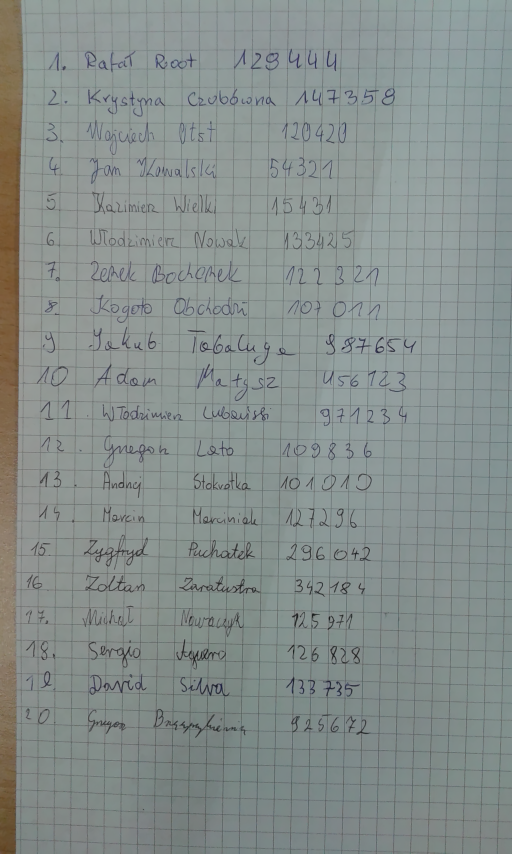
#> input picture data/denoised/17.png, 1536 x 2560 px, found by its file name (shown at 1/3 size)
$ python Test.py   (older library calls are emulated)
#> lines starting #> are read from the running program, lines starting #| are printed output that depends on the picture; after the words box and inside, x2 and y2 are one past the last pixel; in counts of white or black regions, pixels touching at a corner belong together
#> further down, img is the input picture: shape (2560, 1536, 3); mean B, G, R 140.6, 142.8, 134
### PySolution/Preprocessor.py
from PIL import Image
import cv2 as cv
import numpy as np
from skimage.morphology import erosion, dilation, opening, closing, square, disk, star


class Preprocessor:

    @staticmethod
    def denoise(img, strength=3, output=None, templateWindowSize=7, searchWindowSize=21):
#> called with strength = 3, templateWindowSize = 7, searchWindowSize = 21
        return cv.fastNlMeansDenoising(img, output, strength, templateWindowSize, searchWindowSize)

    # [9 lines left out: functions dilate, erode, not called in this run]

    @staticmethod
    def to_binary(img, block_size=11, constant=2, cast_color=True, otsu=False):
#> called with block_size = 51, constant = 11, cast_color = True, otsu = False
        if cast_color:
            gray = cv.cvtColor(img, cv.COLOR_BGR2GRAY)
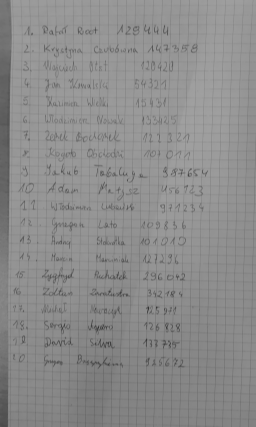
#> gray: shape (2560, 1536) (shown at 1/6 size); min 23, max 168, mean 139.9
        else:
            gray = img
        gray = cv.GaussianBlur(gray, (3, 3), 7)
        if otsu:
            ret3, binary = cv.threshold(gray, 0, 255, cv.THRESH_BINARY + cv.THRESH_OTSU)
        else:
            binary = cv.adaptiveThreshold(gray, 255, cv.ADAPTIVE_THRESH_GAUSSIAN_C, cv.THRESH_BINARY, block_size, constant)
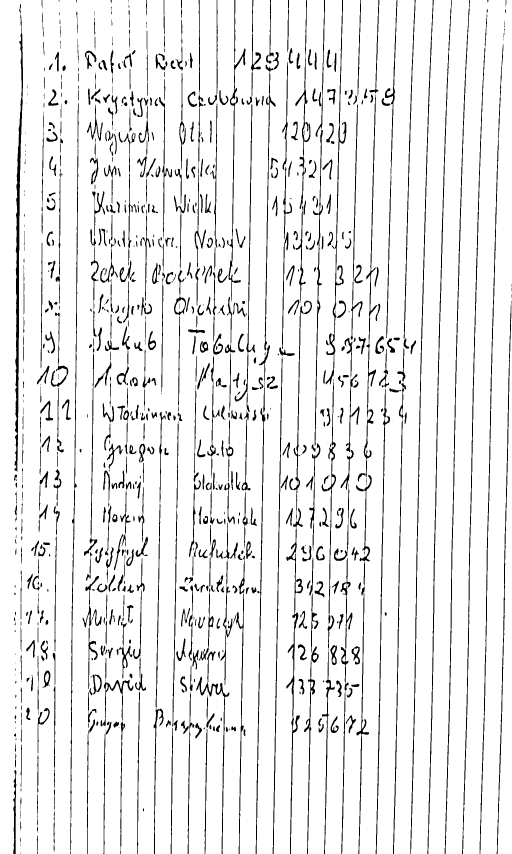
#> binary: shape (2560, 1536) (shown at 1/3 size); 91.8% white; 953 black regions (161 under 20 px), largest, box (x1, y1, x2, y2) and area: (44, 98, 69, 1415) 9496, (1231, 0, 1301, 2560) 7182, (1282, 0, 1355, 2560) 7152

        return binary

    # [199 lines left out: functions color_based_to_binary, set_300_dpi, remove_lines, process, _test_1, _test_2 and 1 more, not called in this run]

### PySolution/Test.py
import cv2 as cv
import numpy as np

from skimage.morphology import erosion, dilation, opening, closing, square, disk, star

from Preprocessor import Preprocessor

if __name__ == '__main__':
    # img = cv.imread('../data/17.png')
    # img = Preprocessor.denoise(img)
    # img = cv.GaussianBlur(img, (1, 11), 5, )
    # # img = cv.GaussianBlur(img, (11, 1), 0, 5)
    # # cv.imwrite('../out/out.png', img)
    # # img = cv.bitwise_not(img)
    # img = Preprocessor.to_binary(img, 51, 11, otsu=False)
    # # cv.imwrite('../out/out.png', img)
    # img = cv.bitwise_not(img)
    #
    # # img = cv.GaussianBlur(img, (1, 51), 10, 0)
    # # cv.imwrite('../out/out5.png', img)
    #
    # # horizontal = np.copy(img)
    # # vertical = np.copy(img)
    # #
    # # rows = vertical.shape[0]
    # # vertical_size = rows // 30
    # # vertical_structure = cv.getStructuringElement(cv.MORPH_RECT, (1, vertical_size))
    # # vertical = cv.erode(vertical, vertical_structure)
    # # vertical = cv.dilate(vertical, vertical_structure)
    # # # cv.imwrite('../out/out6.png', vertical)
    # #
    # # cols = horizontal.shape[1]
    # # horizontal_size = cols //50
    # # horizontal_structure = cv.getStructuringElement(cv.MORPH_RECT, (horizontal_size, 1))
    # # horizontal = cv.erode(horizontal, horizontal_structure)
    # # horizontal = cv.dilate(horizontal, horizontal_structure)
    # # # cv.imwrite('../out/out7.png', horizontal)
    # #
    # #
    # # vertical_mask = vertical > 0
    # # horizontal_mask = horizontal > 0
    # # image = img.copy()
    # # image[vertical_mask] = 0
    # # image[horizontal_mask] = 0
    # # # cv.imwrite('../out/out8.png', image)
    # #
    # # kernel = cv.getStructuringElement(cv.MORPH_RECT, (3, 1))
    # # image = cv.erode(image, kernel)
    # # # cv.imwrite('../out/out9.png', image)
    # #
    # # # image = cv.dilate(image, kernel)
    # # # image = image[48:2265, 40:1225]
    # # # # cv.imwrite('../out/out10.png', image)
    # # #
    # # # mask1D = np.zeros([5, 5])
    # # # mask1D[2, :] = 1
    # # # image = closing(image, mask1D)
    # # # # cv.imwrite('../out/out11.png', image)
    # # #
    # # # mask1D = np.zeros([5, 5])
    # # # mask1D[:, 2] = 1
    # # # image = closing(image, mask1D)
    # # # cv.imwrite('../out/out12.png', image)
    # #
    # # image = image[48:2265, 40:1265]
    # # mask1D = np.zeros([7, 7])
    # # mask1D[3, :] = 1
    # # image = closing(image, mask1D)
    # # mask1D = np.zeros([7, 7])
    # # mask1D[:, 3] = 1
    # # image = closing(image, mask1D)
    # # # cv.imwrite('../out/out13.png', image)
    # #
    # # kernel = cv.getStructuringElement(cv.MORPH_RECT, (2, 1))
    # # image = cv.erode(image, kernel)
    # # # cv.imwrite('../out/out15.png', image)
    # #
    # # kernel = cv.getStructuringElement(cv.MORPH_ELLIPSE, (3, 3))
    # # image = cv.dilate(image, kernel)
    # # # cv.imwrite('../out/out16.png', image)
    # #
    # # image = cv.blur(image, (4, 4))
    # # mask1D = np.zeros([7, 7])
    # # mask1D[:, 3] = 1
    # # image = closing(image, mask1D)
    # # # cv.imwrite('../out/out17.png', image)
    # #
    # # mask1D = np.zeros([7, 7])
    # # mask1D[3, :] = 1
    # # image = closing(image, mask1D)
    # # # cv.imwrite('../out/out18.png', image)

# ---------------------------------------------------------------------------------------------------
#     img = cv.imread('../data/17.png')
#     img = Preprocessor.denoise(img)
#     img = cv.GaussianBlur(img, (1, 11), 5, )
#     # img = cv.GaussianBlur(img, (11, 1), 0, 5)
#     # cv.imwrite('../out/out.png', img)
#     # img = cv.bitwise_not(img)
#     img = Preprocessor.to_binary(img, 51, 11, otsu=False)
#     # cv.imwrite('../out/out.png', img)
#     img = cv.bitwise_not(img)
#
#     horizontal = np.copy(img)
#     vertical = np.copy(img)
#
#     rows = vertical.shape[0]
#     vertical_size = rows // 50
#     vertical_structure = cv.getStructuringElement(cv.MORPH_RECT, (1, vertical_size))
#     vertical = cv.erode(vertical, vertical_structure)
#     vertical = cv.dilate(vertical, vertical_structure)
#
#     cols = horizontal.shape[1]
#     horizontal_size = cols //50
#     horizontal_structure = cv.getStructuringElement(cv.MORPH_RECT, (horizontal_size, 1))
#     horizontal = cv.erode(horizontal, horizontal_structure)
#     horizontal = cv.dilate(horizontal, horizontal_structure)
#
#
#     vertical_mask = vertical > 0
#     horizontal_mask = horizontal > 0
#     image = img.copy()
#
#     # cv.imwrite('../out/out19.png', vertical)
#     kernel = cv.getStructuringElement(cv.MORPH_RECT, (4, 4))
#     # vertical = cv.erode(vertical, kernel)
#     vertical = cv.dilate(vertical, kernel)
#     # cv.imwrite('../out/out20.png', vertical)
#
#     image[vertical_mask] = 0
#     image[horizontal_mask] = 0
#     # cv.imwrite('../out/out21.png', image)
#     kernel = cv.getStructuringElement(cv.MORPH_RECT, (3, 1))
#     image = cv.erode(image, kernel)
#     # cv.imwrite('../out/out22.png', image)
#
#     mask1D = np.zeros([5, 5])
#     mask1D[2, :] = 1
#     image = closing(image, mask1D)
#     # cv.imwrite('../out/out23.png', image)
#
#     mask1D = np.zeros([7, 7])
#     mask1D[:, 3] = 1
#     image = closing(image, mask1D)
#     # cv.imwrite('../out/out24.png', image)
#
#     # mask1D = np.array([
#     #     [1, 1, 0, 0, 0, 1, 1],
#     #     [1, 1, 0, 0, 0, 1, 1],
#     #     [1, 1, 0, 0, 0, 1, 1],
#     # ])
#     # # mask1D = np.array([[1, 1], [1, 1]])
#     # mask1D = np.array([[1,1]])
#     # # mask1D[:, 3] = 1
#     # image = erosion(image, mask1D)
#     # # cv.imwrite('../out/out25.png', image)
#     #
#     # mask = np.zeros((7, 7))
#     # mask[:, 3] = 1
#     # mask[3, :] = 1
#     # image = dilation(image, mask)
#     # # cv.imwrite('../out/out26.png', image)
#     #
#     # mask = np.zeros((9, 9))
#     # mask[:, 4] = 1
#     # mask[4, :] = 1
#     # image = closing(image, mask)
#     # # cv.imwrite('../out/out28.png', image)
#     #
#     #

# ------------------------------------------------------------------------------------------------------------
    img = cv.imread('../data/17.png')
    img = Preprocessor.denoise(img)
    img = cv.GaussianBlur(img, (1, 11), 5, )
    img = Preprocessor.to_binary(img, 51, 11, otsu=False)
    img = cv.bitwise_not(img)
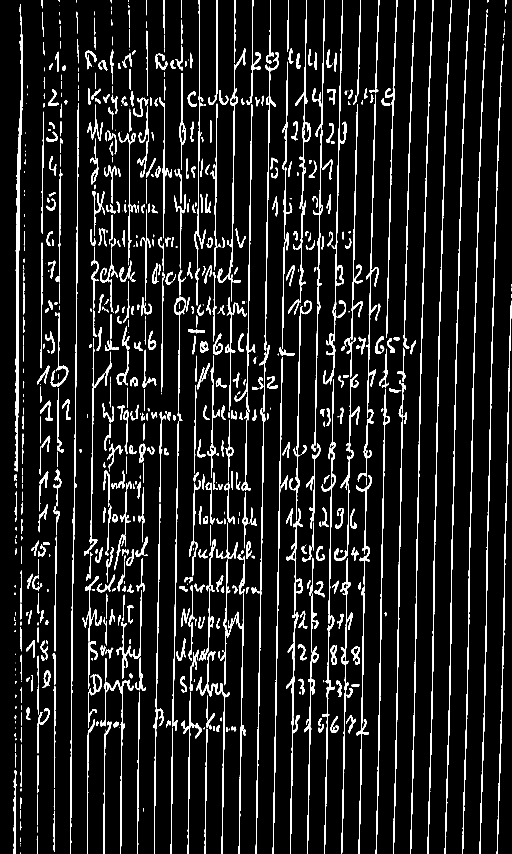
#> img: shape (2560, 1536) (shown at 1/3 size); 8.2% white; 953 white regions (161 under 20 px), largest, box (x1, y1, x2, y2) and area: (44, 98, 69, 1415) 9496, (1231, 0, 1301, 2560) 7182, (1282, 0, 1355, 2560) 7152

    horizontal = np.copy(img)
    vertical = np.copy(img)

    rows = vertical.shape[0]
    vertical_size = rows // 40
    vertical_structure = cv.getStructuringElement(cv.MORPH_RECT, (1, vertical_size))
    vertical = cv.erode(vertical, vertical_structure)
#> vertical: shape (2560, 1536); 1.8% white in thin lines or dots
    vertical = cv.dilate(vertical, vertical_structure)
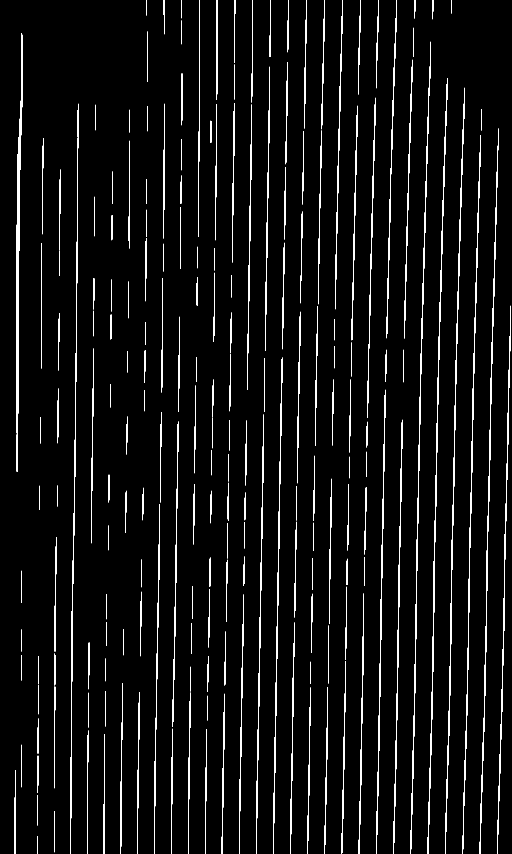
#> vertical: shape (2560, 1536) (shown at 1/3 size); 3.7% white; 193 white regions, largest, box (x1, y1, x2, y2) and area: (49, 99, 69, 1416) 7996, (1283, 234, 1342, 2560) 6431, (1231, 263, 1287, 2560) 6329

    cols = horizontal.shape[1]
    horizontal_size = cols // 50
    horizontal_structure = cv.getStructuringElement(cv.MORPH_RECT, (horizontal_size, 1))
    horizontal = cv.erode(horizontal, horizontal_structure)
#> horizontal: shape (2560, 1536); 0% white; 9 white regions (6 under 20 px), largest, box (x1, y1, x2, y2) and area: (579, 991, 601, 996) 99, (856, 1061, 870, 1065) 41, (1085, 2197, 1093, 2200) 23
    horizontal = cv.dilate(horizontal, horizontal_structure)
#> horizontal: shape (2560, 1536); 0.02% white; 9 white regions, largest, box (x1, y1, x2, y2) and area: (565, 991, 616, 996) 244, (842, 1061, 885, 1065) 157, (1071, 2197, 1108, 2200) 110


    image = img.copy()

    kernel = cv.getStructuringElement(cv.MORPH_RECT, (5, 5))
    horizontal = cv.dilate(horizontal, kernel)
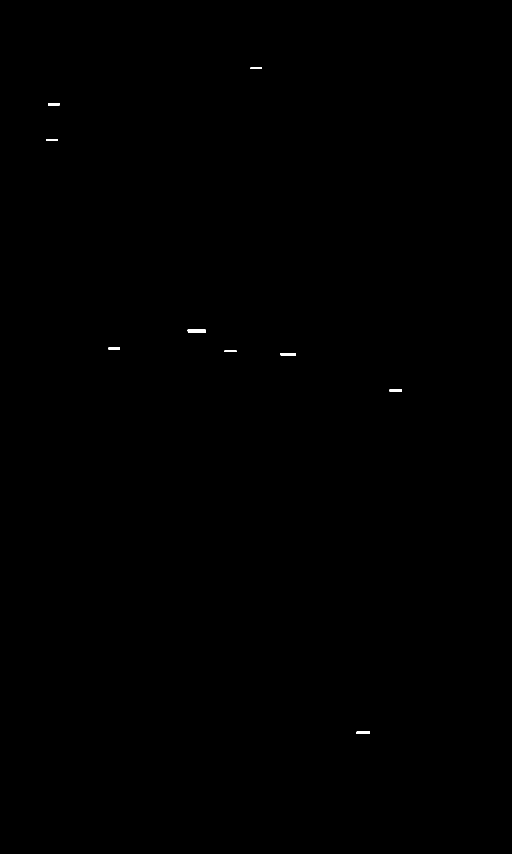
#> horizontal: shape (2560, 1536) (shown at 1/3 size); 0.06% white; 9 white regions, largest, box (x1, y1, x2, y2) and area: (563, 989, 618, 998) 484, (840, 1059, 887, 1067) 361, (1069, 2195, 1110, 2202) 286
    vertical = cv.dilate(vertical, kernel)
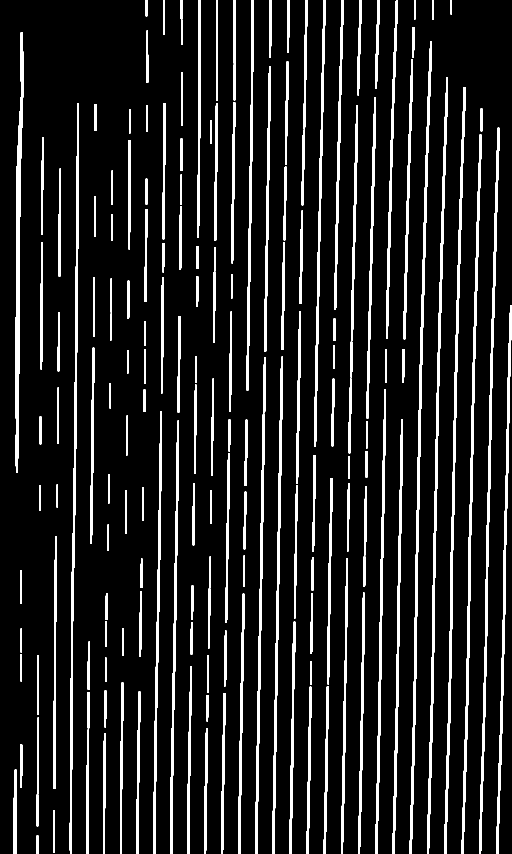
#> vertical: shape (2560, 1536) (shown at 1/3 size); 10.2% white; 175 white regions, largest, box (x1, y1, x2, y2) and area: (1229, 123, 1295, 2560) 16677, (1281, 232, 1344, 2560) 15975, (1333, 261, 1396, 2560) 15675
    vertical_mask = vertical > 0
    horizontal_mask = horizontal > 0

    image[vertical_mask] = 0
    image[horizontal_mask] = 0
#> image: shape (2560, 1536); 3.7% white; 1160 white regions (281 under 20 px), largest, box (x1, y1, x2, y2) and area: (248, 1728, 305, 1925) 1467, (152, 1097, 205, 1161) 778, (985, 1327, 1008, 1461) 758
    kernel = cv.getStructuringElement(cv.MORPH_RECT, (3, 1))
    image = cv.erode(image, kernel)
#> image: shape (2560, 1536); 2% white; 1122 white regions (435 under 20 px), largest, box (x1, y1, x2, y2) and area: (627, 2049, 670, 2089) 437, (640, 1001, 668, 1064) 433, (122, 1203, 158, 1262) 411
    # cv.imwrite('../out/out30.png', image)

    mask1D = np.zeros([5, 5])
    mask1D[2, :] = 1
    image = closing(image, mask1D)
#> image: shape (2560, 1536); 2.1% white; 1055 white regions (396 under 20 px), largest, box (x1, y1, x2, y2) and area: (627, 2049, 670, 2089) 453, (322, 1332, 366, 1403) 438, (640, 1001, 668, 1064) 433

    mask1D = np.zeros([7, 7])
    mask1D[:, 3] = 1
    image = closing(image, mask1D)
#> image: shape (2560, 1536); 2.1% white; 1009 white regions (351 under 20 px), largest, box (x1, y1, x2, y2) and area: (627, 2049, 670, 2089) 457, (322, 1332, 366, 1403) 441, (640, 1001, 668, 1064) 435
    # cv.imwrite('../out/out31.png', image)

    kernel = cv.getStructuringElement(cv.MORPH_RECT, (2, 2))
    image = cv.erode(image, kernel)
#> image: shape (2560, 1536); 1.2% white; 1340 white regions (704 under 20 px), largest, box (x1, y1, x2, y2) and area: (409, 1613, 443, 1670) 282, (1057, 1940, 1079, 1993) 271, (602, 1026, 624, 1058) 269
    image = cv.dilate(image, kernel)
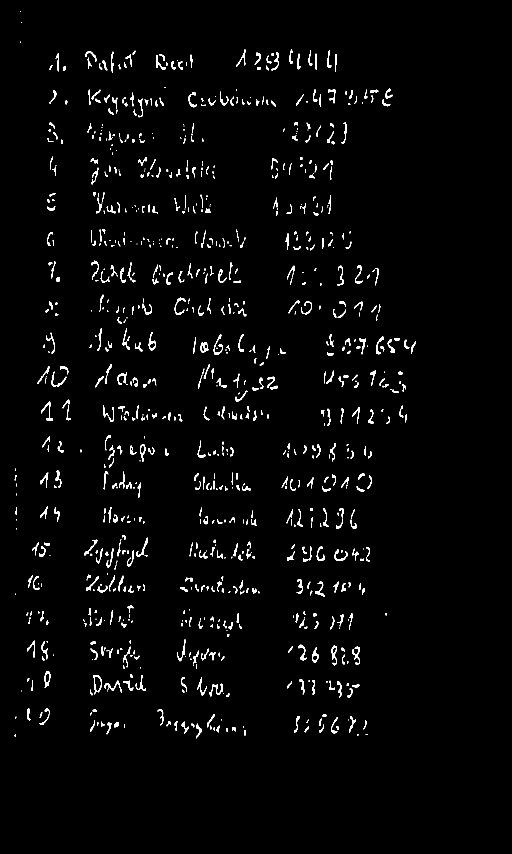
#> image: shape (2560, 1536) (shown at 1/3 size); 2% white; 1072 white regions (324 under 20 px), largest, box (x1, y1, x2, y2) and area: (123, 1204, 159, 1263) 423, (1057, 1940, 1080, 1994) 402, (524, 892, 557, 945) 400
    cv.imwrite('../out/out32.png', image)

$ run again, with data/denoised/0.png copied over data/denoised/17.png
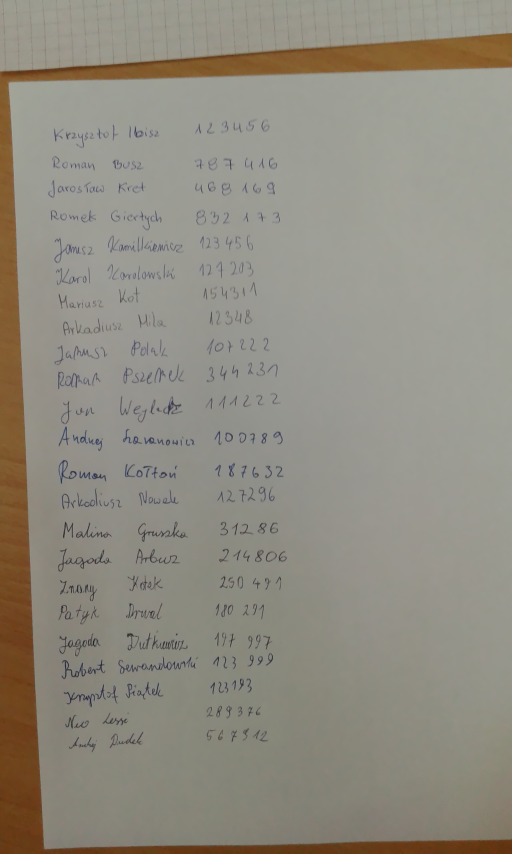
#> input picture data/denoised/0.png, 1536 x 2560 px, found by its file name (shown at 1/3 size)
#> img is the input picture: shape (2560, 1536, 3); mean B, G, R 129.6, 140.9, 145.1
#> in to_binary, `binary = cv.adaptiveThreshold(gray, 255, cv.ADAPTIVE_THRESH_GAUSSIAN_C..`:
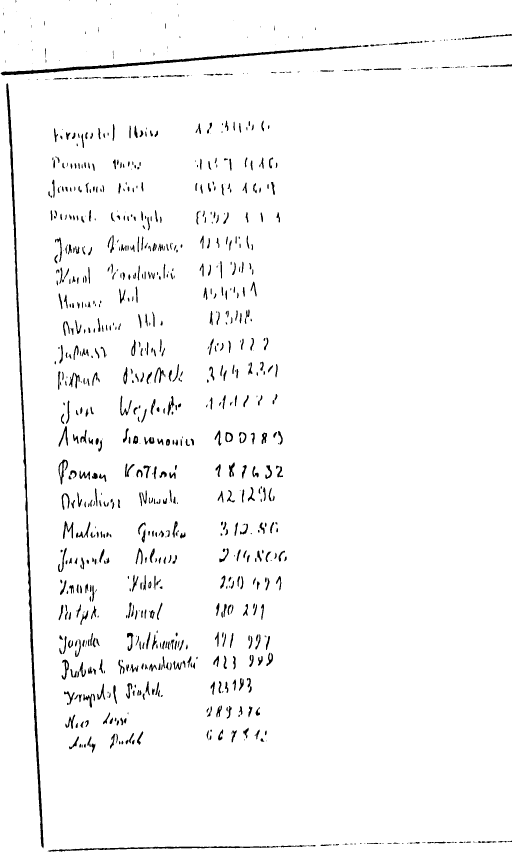
#> binary: shape (2560, 1536) (shown at 1/3 size); 97.1% white; 940 black regions (187 under 20 px), largest, box (x1, y1, x2, y2) and area: (19, 250, 131, 2545) 14176, (2, 136, 1086, 226) 8384, (143, 2538, 840, 2555) 2989
#> vertical_mask: shape (2560, 1536) bool; 0.58% white; 1 white region, box (x1, y1, x2, y2) and area: (21, 249, 130, 2545) 22750
#> horizontal_mask: shape (2560, 1536) bool; 0.59% white; 15 white regions, largest, box (x1, y1, x2, y2) and area: (1, 137, 1089, 226) 12733, (143, 2536, 922, 2555) 5692, (1432, 192, 1536, 201) 691
#> `image = cv.dilate(image, kernel)`:
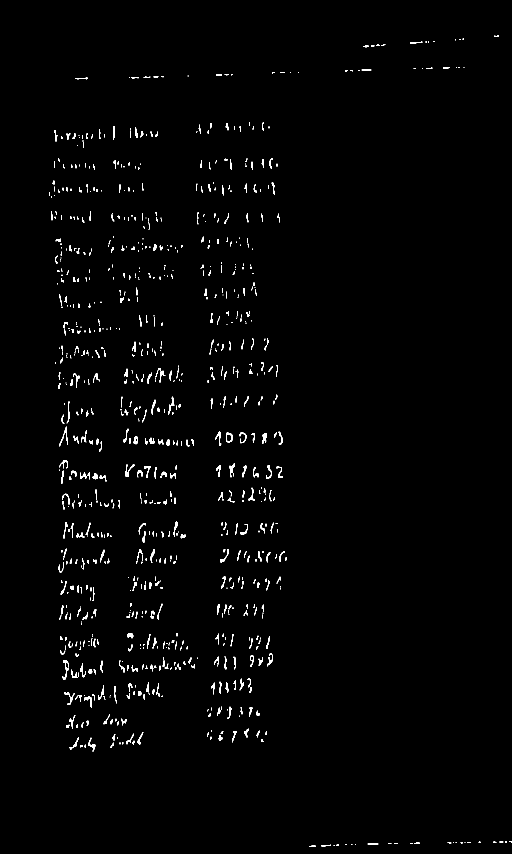
#> image: shape (2560, 1536) (shown at 1/3 size); 1.1% white; 988 white regions (395 under 20 px), largest, box (x1, y1, x2, y2) and area: (178, 1280, 204, 1339) 303, (377, 1393, 403, 1431) 283, (689, 1389, 704, 1432) 256
